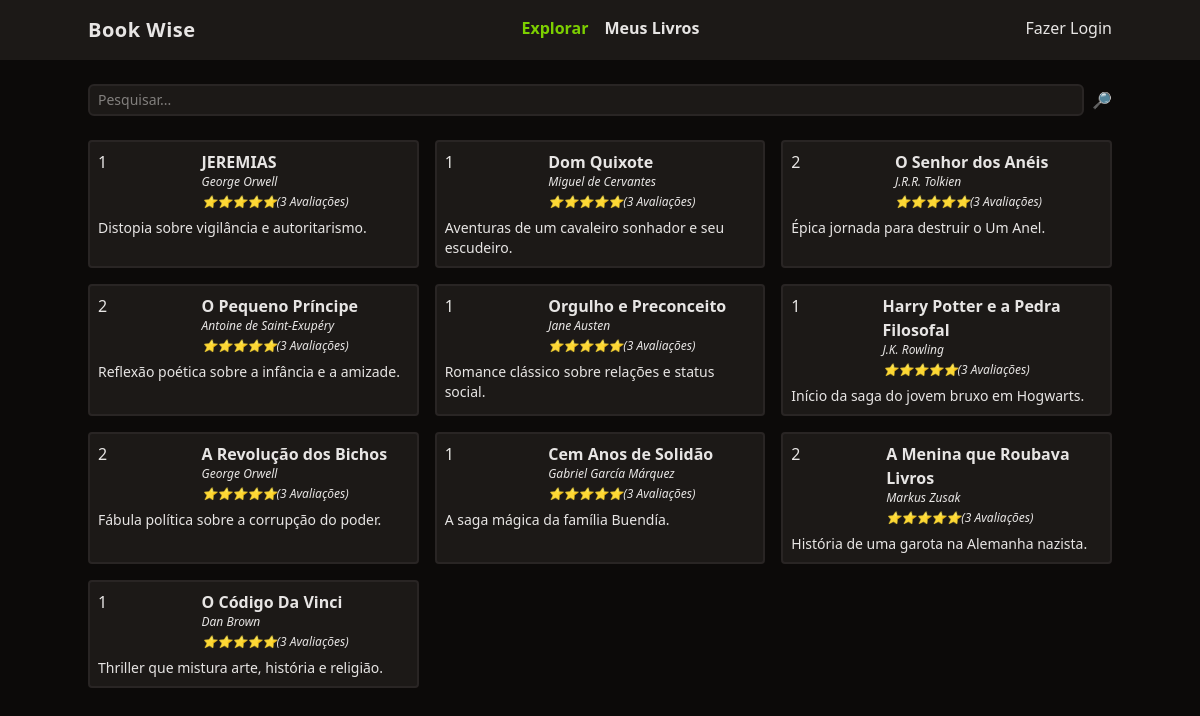
The page / on the database its author committed.
### tables this page shows
CREATE TABLE livros (

  id integer primary key,
  titulo varchar(255),
  autor varchar(255),
  descricao text,
  ano_de_lancamento integer,
  usuario_id integer,
  foreign key(usuario_id) references usuarios(id)

);

### functions.php (called while the page is built, shortened)
<?php
function view($view, $data = []) {
    require 'views/template/app.php';
}

### controllers/index.controller.php (called while the page is built)
<?php
$pesquisar = $_REQUEST['pesquisar'] ?? '';
$livros = $database->query(
    query: "select * from livros where titulo like :filtro",
    class: Livro::class,
    params: ['filtro' => "%$pesquisar%"]
)->fetchAll();
view('index', compact('livros'));

### routes.php (called while the page is built, shortened)
<?php
$controller = str_replace('/', '', parse_url($_SERVER['REQUEST_URI'])['path']);
if (!$controller) $controller = 'index';
require "controllers/{$controller}.controller.php";

### index.php (called while the page is built, shortened)
<?php
require "functions.php";
$config = require 'config.php';
require "Database.php";
require "routes.php";
?>

### config.php (called while the page is built)
<?php
return [
    'database' => [
        'driver' => 'sqlite',
        'database' => 'database.sqlite'
    ]
];

### Database.php (called while the page is built)
<?php
class Database {
    private $db;
    public function __construct($config) {
        $this->db = new PDO($this->getDsn($config));
    }
    private function getDsn($config) {
        $driver = $config['driver'];
        unset($config['driver']);
        $dsn = $driver . ':' . http_build_query($config, '', ';');
        if ($driver == 'sqlite') {
            $dsn = $driver . ':' . $config['database'];
        }
        return $dsn;
    }
    public function query($query, $class = null, $params = []) {
        $prepare = $this->db->prepare($query);
        if ($class) {
            $prepare->setFetchMode(PDO::FETCH_CLASS, $class);
        }
        $prepare->execute($params);
        return $prepare;
    }
}
$database = new Database($config['database']);

### views/index.view.php (the view)
<form class="w-full flex space-x-2 mt-6">
    <input
        type="text"
        name="pesquisar"
        class="border-stone-800 border-2 rounded-md bg-stone-900 text-sm focus:outline-none px-2 py-1 w-full"
        placeholder="Pesquisar..."
    >
    <button type="submit">🔎</button>
</form>
<section class="grid gap-4 grid-cols-1 md:grid-cols-2 lg:grid-cols-3">
    <?php foreach($livros as $livro): ?>
        <div class="p-2 rounded border-stone-800 border-2 bg-stone-900">
            <div class="flex">
                <div class="w-1/3"><?= $livro->usuario_id ?></div>
                <div class="space-y-1">
                    <a href="/livro?id=<?= $livro->id ?>" class="font-semibold hover:underline"><?= $livro->titulo ?></a>
                    <div class="text-xs italic"><?= $livro->autor ?></div>
                    <div class="text-xs italic">⭐⭐⭐⭐⭐(3 Avaliações)</div>
                </div>
            </div>
            <div class="text-sm mt-2"><?= $livro->descricao ?></div>
        </div>
    <?php endforeach; ?>
</section>

### views/template/app.php (shortened to what this page needs)
<!DOCTYPE html>
<html lang="en">
<head>
    <script src="https://cdn.jsdelivr.net/npm/@tailwindcss/browser@4"></script>
</head>
<body class="bg-stone-950 text-stone-200">
    <header class="bg-stone-900">
        <nav class="mx-auto max-w-screen-lg flex justify-between py-4">
            <div class="font-bold text-xl tracking-wide">Book Wise</div>
            <ul class="flex space-x-4 font-bold">
                <li><a href="/" class="text-lime-500">Explorar</a></li>
                <li><a href="/meus-livros.php" class="hover:underline">Meus Livros</a></li>
            </ul>
            <ul>
                <?php if (isset($_SESSION['auth'])): ?>
                    <li><a href="/logout">Oi, <?= $_SESSION['auth']->nome ?></a></li>
                <?php else: ?>
                    <li><a href="/login">Fazer Login</a></li>
                <?php endif; ?>
            </ul>
        </nav>
    </header>
    <main class="mx-auto max-w-screen-lg space-y-6">
    <?php require "views/{$view}.view.php" ?>
    </main>
</body>
</html>

### rows shown on the page
livros: usuario "1", titulo "JEREMIAS", autor "George Orwell", descricao "Distopia sobre vigilância e autoritarismo."
livros: usuario "1", titulo "Dom Quixote", autor "Miguel de Cervantes", descricao "Aventuras de um cavaleiro sonhador e seu escudeiro."
livros: usuario "2", titulo "O Senhor dos Anéis", autor "J.R.R. Tolkien", descricao "Épica jornada para destruir o Um Anel."
livros: usuario "2", titulo "O Pequeno Príncipe", autor "Antoine de Saint-Exupéry", descricao "Reflexão poética sobre a infância e a amizade."
livros: usuario "1", titulo "Orgulho e Preconceito", autor "Jane Austen", descricao "Romance clássico sobre relações e status social."
livros: usuario "1", titulo "Harry Potter e a Pedra Filosofal", autor "J.K. Rowling", descricao "Início da saga do jovem bruxo em Hogwarts."
livros: usuario "2", titulo "A Revolução dos Bichos", autor "George Orwell", descricao "Fábula política sobre a corrupção do poder."
livros: usuario "1", titulo "Cem Anos de Solidão", autor "Gabriel García Márquez", descricao "A saga mágica da família Buendía."
livros: usuario "2", titulo "A Menina que Roubava Livros", autor "Markus Zusak", descricao "História de uma garota na Alemanha nazista."
livros: usuario "1", titulo "O Código Da Vinci", autor "Dan Brown", descricao "Thriller que mistura arte, história e religião."
